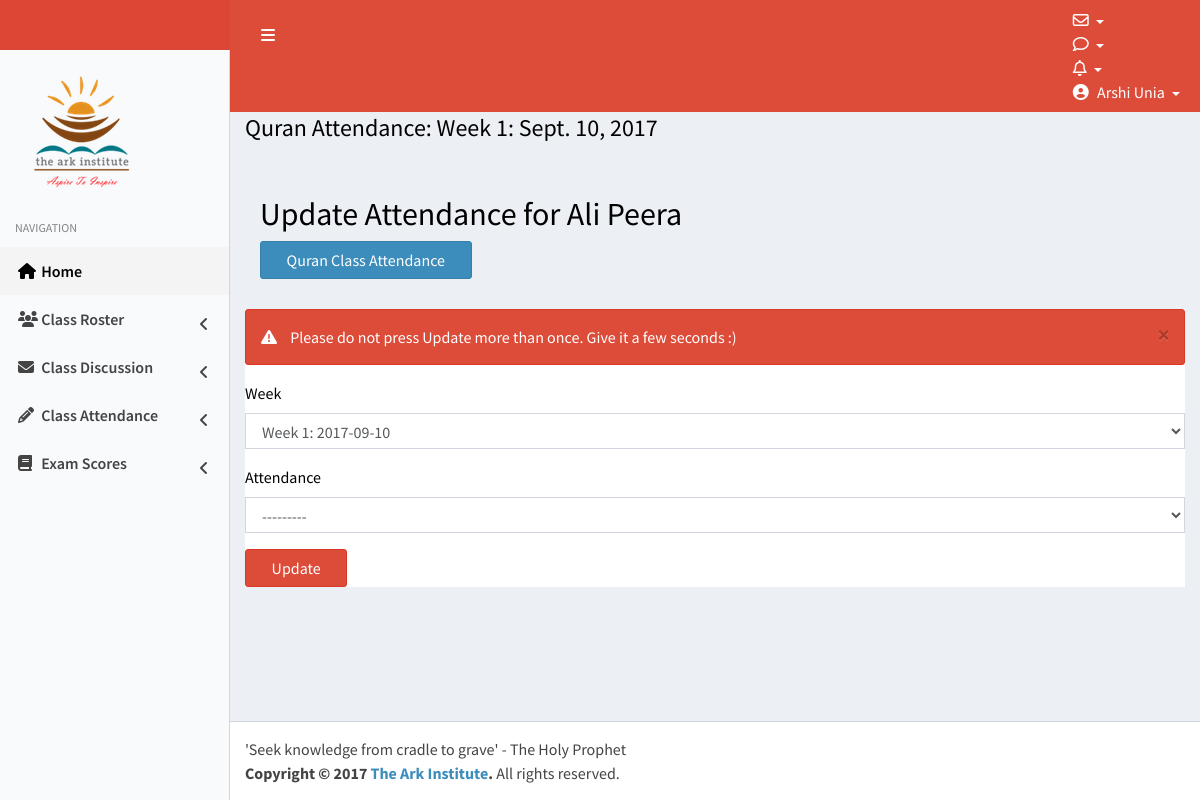
Page /quran-class-students/attendance/student-list/ali_peera/1067 (signed in) on the committed database.
### profiles/models.py (models this page shows, shortened)
class SchoolWeek(models.Model):
	week_number = models.PositiveSmallIntegerField()
	date = models.DateField()
	def __str__(self):
		return 'Week '+str(self.week_number)+': '+str(self.date)
	class Meta:
		unique_together = ('week_number','date')

class QuranAttendance(models.Model):
	week = models.ForeignKey(SchoolWeek,related_name='quran_attendances')
	Q1 = 1
	Q2 = 2
	Q4 = 4
	Q6 = 6
	Q7 = 7
	Q8 = 8
	Q9 = 9
	Q10 = 10
	Q_CHOICES = (
			(Q1, 'Q1'),
			(Q2, 'Q2'),
			(Q4, 'Q4'),
			(Q6, 'Q6'),
			(Q7, 'Q7'),
			(Q8, 'Q8'),
			(Q9, 'Q9'),
			(Q10, 'Q10'),
		)
	class_level = models.PositiveSmallIntegerField(choices=Q_CHOICES,null=True,blank=True)
	student = models.ForeignKey(User, limit_choices_to={'profile__role':'Student'},related_name='quran_attendance')
	Present = 'Present'
	Absent = 'Absent'
	Tardy = 'Tardy'
	NA = 'N/A'
	Attendance_choices = (
			(Present, 'Present'),
			(Absent, 'Absent'),
			(Tardy, 'Tardy'),
			(NA, 'N/A')
		)
	attendance = models.CharField(choices=Attendance_choices, max_length=10)
	posted_date = models.DateTimeField(default=timezone.now)
	class Meta:
		unique_together = ('student','week')

### profiles/views.py (the view, shortened to what this page needs)
# urls.py: url(r'^quran-class-students/attendance/student-list/(?P<student>[\w-]+)/(?P<pk>\d+)$', QuranAttendanceUpdate.as_view(),name='quran_attendance_update'),
class QuranAttendanceUpdate(LoginRequiredMixin,UpdateView):
	model = QuranAttendance
	template_name = 'teachers/quran_attendance_update.html'
	form_class = QuranAttendanceForm
	def get_context_data(self,*args,**kwargs):
		context = super(QuranAttendanceUpdate,self).get_context_data(*args,**kwargs)
		student = self.kwargs['student']
		userobj = User.objects.filter(username__iexact=student).first()
		attd_id = self.kwargs['pk']
		week = QuranAttendance.objects.filter(pk=attd_id).first().week
		context['week_number'] = week.week_number
		context['week_date'] = week.date
		context['full_name'] = userobj.first_name+' '+userobj.last_name
		context['userobj'] = userobj
		return context

### profiles/forms.py
class QuranAttendanceForm(forms.ModelForm):
    class Meta:
        model = QuranAttendance
        fields = ('week','attendance',)

### templates/teachers/quran_attendance_update.html (shortened to what this page needs)
{% extends "dashboardbase.html" %}
{% load bootstrap3 %}
{% block title %}
{% if user.profile.role == 'Teacher'  %}
<h4 class="pull-left">Quran Attendance: Week {{week_number}}: {{week_date}}</h5>
<br>
<br>
	<div class="container-fluid">
	<div class="text-center">
		<h2>
			Update Attendance for {{full_name}}
		</h2>
	</div>
    <div class="pull-right">
        <a href="{% url 'quran_school_weeks' %}" class="btn btn-primary">Quran Class Attendance</a>
    </div>
 	</div>
{% endif %}
{% endblock  %}
{% block maincontent %}
{% if user.profile.role == 'Teacher' %}
<div class="well posts">
  <div class="alert alert-danger alert-dismissible" style="margin-top: 10px;">
                <button type="button" class="close" data-dismiss="alert" aria-hidden="true">&times;</button>
                <i class="icon fa fa-warning"></i>
                Please do not press Update more than once. Give it a few seconds :)
    </div>
    <form method="POST" class="post-form">
        {%bootstrap_form form%}
        <button type="submit" class="save btn btn-danger">Update</button>
    </form>
</div>
{% else %}
<p>Must be a teacher to view this page</p>
{% endif %}
{% endblock  %}

### templates/topnav.html (shortened to what this page needs)
<!DOCTYPE html>
{% load static %}
<html>
<head>
</head>
<body>
    <a href="{% url 'dashboard' %}" class="logo">
     <img src="{% static "logowhite.png" %}">
    </a>
    <nav class="navbar navbar-static-top" role="navigation">
      <a href="#" class="sidebar-toggle" data-toggle="push-menu" role="button">
      </a>
      <div class="navbar-custom-menu">
        <ul class="nav navbar-nav">
          <li class="dropdown messages-menu">
            <a href="#" class="dropdown-toggle" data-toggle="dropdown">
              <i class="fa fa-envelope-o"></i>
            </a>
          </li>
          <li class="dropdown notifications-menu">
            <a href="#" class="dropdown-toggle" data-toggle="dropdown">
              <i class="fa fa-comment-o"></i>
            </a>
          </li>
       <li class="dropdown notifications-menu">
            <a href="#" class="dropdown-toggle" data-toggle="dropdown">
              <i class="fa fa-bell-o"></i>
             </a>
         </li>
          <li class="dropdown user user-menu">
            <a href="#" class="dropdown-toggle" data-toggle="dropdown">
              <i class="fa fa-user-circle"></i>
              <span class="hidden-xs">{{request.user.first_name}} {{request.user.last_name}}</span>
            </a>
          </li>
        </ul>
      </div>
    </nav>
</body>
</html>

### static/styling.css (style rules this page uses)
.posts { background: white; margin-top: 15px; }

### rows in the picture
SchoolWeek: date "Sept. 10, 2017"
QuranAttendance: week "Week 1: 2017-09-10", attendance "---------"

### other values in the picture
{{ request.user.first_name }} "Arshi"
{{ request.user.last_name }} "Unia"
{{ week_number }} "1"
{{ full_name }} "Ali Peera"
